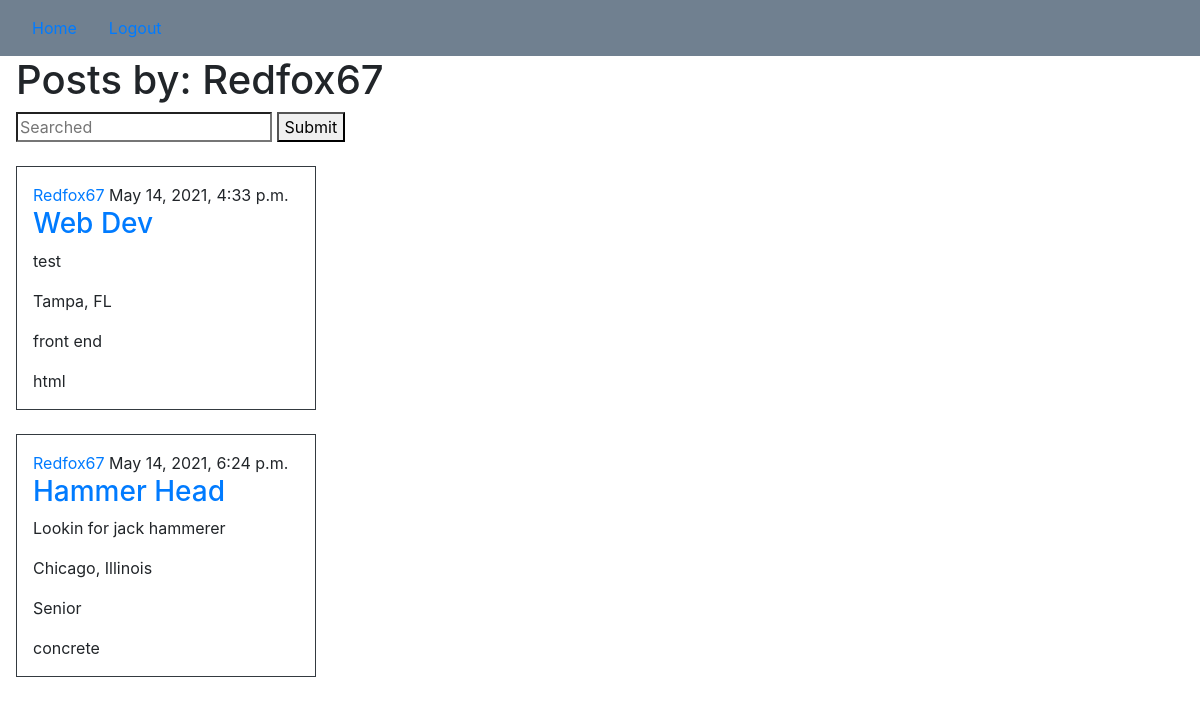
Page /profile/ (signed in) on the committed database.
### homepage/models.py (models this page shows, shortened)
class Post(models.Model):
    title = models.CharField(max_length=100)
    content = models.TextField()
    date_posted = models.DateTimeField(default=timezone.now)
    author = models.ForeignKey(User, on_delete=models.CASCADE)
    location = models.CharField(max_length=100)
    department = models.CharField(max_length=100)
    function = models.CharField(max_length=100)
    new = models.IntegerField(default=0)
    active = models.IntegerField(default=0)
    hired = models.IntegerField(default=0)

### users/views.py (the view)
# urls.py: path('profile/', user_views.profile, name='profile'),
@login_required
def profile(request):
        context = {
            'posts': Post.objects.all()
        }
        return render(request, 'users/profile.html', context)

### homepage/templatetags/auth_extras.py (called while the page is built)
@register.filter(name='has_group')
def has_group(user, group_name):
    return user.groups.filter(name=group_name).exists()

### users/templates/users/profile.html (shortened to what this page needs)
{% extends "homepage/base.html" %}
{% block content %}
	<div class="ml-3">
	<h1>Posts by: {{ user.username }}</h1>
	<form method=POST action="{% url 'search-posts' %}">
		<input type="search" name="searched" placeholder="Searched">
		<button type="submit">Submit</button>
	</form>
	</div>
	<br>
	{% for post in posts %}
	{% if request.user == post.author %}
	<div class="border w-25 border-dark ml-3">
	<div class="ml-3">
	<a href="#">{{ post.author }}</a>
	{{ post.date_posted }}
	<h3><a href="{% url 'post-detail' post.id %}">{{ post.title }}</a></h3>
	<p>{{ post.content }}</p>
	<p>{{ post.location }}</p>
	<p>{{ post.department }}</p>
	<p>{{ post.function }}</p>
	</div>
	</div>
	<br>
	{% endif %}
	{% endfor %}
{% endblock content %}

### homepage/templates/homepage/base.html (shortened to what this page needs)
{% load auth_extras %}
<!DOCTYPE html>
<html>
<head>
<link rel="stylesheet" href="https://maxcdn.bootstrapcdn.com/bootstrap/4.0.0/css/bootstrap.min.css">
    <nav class="navbar navbar-expand-md navbar-steel" style="background-color: slategrey">
        <a class="nav-item nav-link" href="{% url 'homepage-home' %}">Home</a>
        {% if user.is_authenticated %}
        <a class="nav-item nav-link" href="{% url 'logout' %}"> Logout </a>
        {% else %}
        <a class="nav-item nav-link" href="{% url 'signup' %}"> Sign up! </a>
        <a class="nav-item nav-link" href="{% url 'login' %}"> Log-in! </a>
        {% endif %}
    </nav>
</head>
<body>
    {% block content %}{% endblock %}
</body>
</html>

### rows in the picture
Post: author "Redfox67", date_posted "May 14, 2021, 4:33 p.m.", title "Web Dev", content "test", location "Tampa, FL", department "front end", function "html"
Post: author "Redfox67", date_posted "May 14, 2021, 6:24 p.m.", title "Hammer Head", content "Lookin for jack hammerer", location "Chicago, Illinois", department "Senior", function "concrete"

### other values in the picture
{{ user.username }} "Redfox67"
